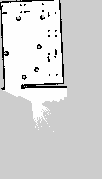
#> input picture navigation_setup/maps/map.pgm, 102 x 179 px, found by its file name
$ python fit_rectangle_in_map.py
#> lines starting #> are read from the running program, lines starting #| are printed output that depends on the picture; after the words box and inside, x2 and y2 are one past the last pixel; in counts of white or black regions, pixels touching at a corner belong together
import cv2
import numpy as np
import itertools
import math
import os

# --- Function to find table leg candidates ---
def find_table_leg_candidates(image_path, config):
    """
    Finds potential table leg locations (small, dark, round-ish blobs)
    in a PGM occupancy map.
    """
    # 1. Load the image in grayscale
    img = cv2.imread(image_path, cv2.IMREAD_GRAYSCALE)
#> img is the input picture: shape (179, 102); min 0, max 254, mean 212.2
    if img is None:
        print(f"Error: Could not load image from {image_path}")
        return [], None

    height, width = img.shape
#> height = 179; width = 102
    print(f"Map dimensions: {width} pixels wide x {height} pixels high")
#| Map dimensions: 102 pixels wide x 179 pixels high

    output_img = cv2.cvtColor(img, cv2.COLOR_GRAY2BGR)

    # 2. Thresholding
    _, binary_img = cv2.threshold(
        img,
        config['occupancy_threshold'],
        255,
        cv2.THRESH_BINARY_INV
    )
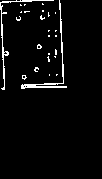
#> binary_img: shape (179, 102); 3.7% white in thin lines or dots, all inside (x1, y1, x2, y2) = (0, 0, 67, 90)

    # 3. Find blobs (contours)
    contours, _ = cv2.findContours(
        binary_img,
        cv2.RETR_EXTERNAL,
        cv2.CHAIN_APPROX_SIMPLE
    )
#> contours = 25 contours, 23 with area under 20; largest, box (x1, y1, x2, y2) and area: (21, 0, 67, 89) 134, (0, 0, 54, 90) 88

    leg_points = []
    # 4. Filter the blobs
    for cnt in contours:
        area = cv2.contourArea(cnt)
        if config['min_area'] < area < config['max_area']:
            perimeter = cv2.arcLength(cnt, True)
            if perimeter == 0:
                continue
            circularity = (4 * np.pi * area) / (perimeter * perimeter)

            if circularity >= config['min_circularity']:
                M = cv2.moments(cnt)
                if M["m00"] != 0:
                    cx = int(M["m10"] / M["m00"])
                    cy = int(M["m01"] / M["m00"])
                    leg_points.append((cx, cy))
#> this loop made 25 passes
#> area on passes 24 to 25: 133.5, 88.5
#> after the loop, leg_points = [(48, 53), (55, 35), (48, 35), (42, 10)]
                    # --- All drawing lines removed from this function ---
                    # cv2.circle(output_img, (cx, cy), 5, (0, 255, 0), -1)
                    # cv2.drawContours(output_img, [cnt], -1, (0, 0, 255), 1)

    return leg_points, output_img


# --- Helper functions for geometry ---
def dist_sq(p1, p2):
    """Calculates the squared Euclidean distance between two points."""
    return (p1[0] - p2[0])**2 + (p1[1] - p2[1])**2

def order_points(pts):
    """Sorts 4 points into a clockwise order for drawing."""
    cx = np.mean([p[0] for p in pts])
    cy = np.mean([p[1] for p in pts])

    def angle_from_centroid(p):
        return math.atan2(p[1] - cy, p[0] - cx)

    return sorted(pts, key=angle_from_centroid)


# --- Function to find rectangles from 4 points ---
def find_rectangles_from_points(points, output_img, config, resolution):
    """
    Finds parallelograms matching dimension constraints from a list of points.
    """
    # Convert real-world meters to squared pixel distances
    min_L_sq = (config['min_len_m'] / resolution)**2
    max_L_sq = (config['max_len_m'] / resolution)**2
    min_B_sq = (config['min_breadth_m'] / resolution)**2
    max_B_sq = (config['max_breadth_m'] / resolution)**2

    found_rectangles = []

    if len(points) < 4:
        return [], output_img

    # Check every combination of 4 points
    for combo in itertools.combinations(points, 4):
        p1, p2, p3, p4 = combo

        # Calculate all 6 pairs and their distances
        pairs = [
            (p1, p2), (p1, p3), (p1, p4),
            (p2, p3), (p2, p4), (p3, p4)
        ]
        dists_sq = [dist_sq(a, b) for (a, b) in pairs]

        # Count matches
        breadth_matches = 0
        length_matches = 0

        for d_sq in dists_sq:
            if (min_B_sq <= d_sq <= max_B_sq):
                breadth_matches += 1
            elif (min_L_sq <= d_sq <= max_L_sq):
                length_matches += 1

        # Check if exactly 2 of each (remaining 2 are diagonals)
        if breadth_matches == 2 and length_matches == 2:
            print("  > Found a 4-point shape (parallelogram).")
            ordered_pts = order_points([p1, p2, p3, p4])
            found_rectangles.append(ordered_pts)

            # Draw the polygon (Yellow)
            pts_array = np.array(ordered_pts, dtype=np.int32).reshape((-1, 1, 2))
            cv2.polylines(output_img, [pts_array], isClosed=True, color=(0, 255, 255), thickness=2)

    return found_rectangles, output_img


# --- Function to find rectangles from 3 points ---
def find_rectangles_from_3_points(points, output_img, config, resolution):
    """
    Finds rectangles by checking 3-point combinations.
    """
    # Convert real-world meters to squared pixel distances
    min_L_sq = (config['min_len_m'] / resolution)**2
    max_L_sq = (config['max_len_m'] / resolution)**2
    min_B_sq = (config['min_breadth_m'] / resolution)**2
    max_B_sq = (config['max_breadth_m'] / resolution)**2
    pythag_tol_sq = config.get('pythag_tolerance_sq', 50.0)

    found_rectangles = []

    if len(points) < 3:
        return [], output_img

    # Check every combination of 3 points
    for combo in itertools.combinations(points, 3):
        p1, p2, p3 = combo

        # Calculate squared distances
        d12_sq = dist_sq(p1, p2)
        d13_sq = dist_sq(p1, p3)
        d23_sq = dist_sq(p2, p3)

        potentials = [
            (p1, p2, p3, d23_sq),  # p1 is corner
            (p2, p1, p3, d13_sq),  # p2 is corner
            (p3, p1, p2, d12_sq)   # p3 is corner
        ]

        for corner, adj1, adj2, hyp_sq in potentials:
            side1_sq = dist_sq(corner, adj1)
            side2_sq = dist_sq(corner, adj2)

            # 1. Check for right angle (Pythagorean theorem)
            if abs(side1_sq + side2_sq - hyp_sq) > pythag_tol_sq:
                continue

            # 2. Check if sides match Length and Breadth
            is_L1 = min_L_sq <= side1_sq <= max_L_sq
            is_B1 = min_B_sq <= side1_sq <= max_B_sq
            is_L2 = min_L_sq <= side2_sq <= max_L_sq
            is_B2 = min_B_sq <= side2_sq <= max_B_sq

            if (is_L1 and is_B2) or (is_B1 and is_L2):
                print("  > Found a 3-point shape (rectangle corner).")

                # Infer the 4th point
                p4_x = adj1[0] + adj2[0] - corner[0]
                p4_y = adj1[1] + adj2[1] - corner[1]
                p4 = (p4_x, p4_y)

                all_points = [corner, adj1, adj2, p4]
                ordered_pts = order_points(all_points)
                found_rectangles.append(ordered_pts)

                # --- Inferred point drawing lines removed ---
                # cv2.circle(output_img, p4, 8, (255, 100, 0), 2)
                # cv2.line(output_img, (p4[0]-5, p4[1]-5), (p4[0]+5, p4[1]+5), (255, 100, 0), 2)
                # cv2.line(output_img, (p4[0]-5, p4[1]+5), (p4[0]+5, p4[1]-5), (255, 100, 0), 2)

                # Draw the full polygon (Magenta)
                pts_array = np.array(ordered_pts, dtype=np.int32).reshape((-1, 1, 2))
                cv2.polylines(output_img, [pts_array], isClosed=True, color=(255, 0, 255), thickness=2)

                break # Found one, break from checking other corners

    return found_rectangles, output_img


# --- Main script execution ---
if __name__ == "__main__":

    # --- CONFIGURATIONS ---

    # Map resolution from your .yaml file (e.g., 0.05 means 1 pixel = 5cm)
    map_config = {
        'resolution': 0.05  # meters per pixel
    }

    # Blob detection parameters (these are still in pixels)
    blob_config = {
        'occupancy_threshold': 100,
        'min_area': 0.9,
        'max_area': 10,
        'min_circularity': 0.6
    }

    # Rectangle search parameters (NOW IN METERS)
    rect_config = {
        'min_len_m': 1.75,     # e.g., 1.8m table +/- 5cm
        'max_len_m': 1.85,
        'min_breadth_m': 1.25, # e.g., 1.3m table +/- 5cm
        'max_breadth_m': 1.35,
        'pythag_tolerance_sq': 50.0
    }

    # --- END CONFIGURATIONS ---

    try:
        # Determine paths
        curr_dir = os.path.dirname(os.path.abspath(__file__))
    except NameError:
        # Fallback for interactive environments (like Jupyter)
        curr_dir = os.getcwd()
        print("Note: `__file__` not found, using current working directory.")

    image_file = os.path.join(curr_dir, "map.pgm")
    output_file = os.path.join(curr_dir, "table_legs_detected_with_rectangles.png")
    print(f"📂 Script directory: {curr_dir}")

    # --- Print calculated pixel values based on resolution ---
    print("\n--- Map & Object Configuration ---")
    print(f"Map Resolution: {map_config['resolution']} m/pixel")

    res = map_config['resolution']
    min_l_px = rect_config['min_len_m'] / res
    max_l_px = rect_config['max_len_m'] / res
    min_b_px = rect_config['min_breadth_m'] / res
    max_b_px = rect_config['max_breadth_m'] / res

    print(f"Target Length: {rect_config['min_len_m']}-{rect_config['max_len_m']} m  ->  ({min_l_px:.1f}-{max_l_px:.1f} pixels)")
    print(f"Target Breadth: {rect_config['min_breadth_m']}-{rect_config['max_breadth_m']} m ->  ({min_b_px:.1f}-{max_b_px:.1f} pixels)")
    # --- End print ---

    try:
        # Stage 1: Find leg candidates
        points, visual_img = find_table_leg_candidates(image_file, blob_config)
#> points = [(48, 53), (55, 35), (48, 35), (42, 10)]

        if visual_img is None:
            raise Exception("Image loading failed.")

        print(f"\n--- Found {len(points)} potential table leg candidates ---")
#| --- Found 4 potential table leg candidates ---
        if points:

            # --- Stage 2a: Find rectangles from 4 candidates ---
            print("\n--- STAGE 2a: Checking 4-point combinations (Parallelograms) ---")
            rects_4, visual_img_with_rects = find_rectangles_from_points(
                points,
                visual_img,
                rect_config,
                map_config['resolution']
            )
#> the loop in find_rectangles_from_points, `for combo in itertools.combinations(points, 4):` made 1 pass
#> (p1, p2, p3, p4, dists_sq) on pass 1: ((48, 53), (55, 35), (48, 35), (42, 10), [373, 324, 1885, 49, 794, 661])
#> after the loop in find_rectangles_from_points, `for combo in itertools.combinations(points, 4):`: found_rectangles = []
#> rects_4 = []

            # --- Stage 2b: Find rectangles from 3 candidates (Inferring 4th) ---
            print("\n--- STAGE 2b: Checking 3-point combinations (Right-Angle Rectangles) ---")
            rects_3, visual_img_with_rects = find_rectangles_from_3_points(
                points,
                visual_img_with_rects,
                rect_config,
                map_config['resolution']
            )
#> the loop in find_rectangles_from_3_points, `for combo in itertools.combinations(points, 3):` made 4 passes
#> (p1, p2, p3, d12_sq, d13_sq, d23_sq) on passes 1 to 4: ((48, 53), (55, 35), (48, 35), 373, 324, 49), ((48, 53), (55, 35), (42, 10), 373, 1885, 794), ((48, 53), (48, 35), (42, 10), 324, 1885, 661), ((55, 35), (48, 35), (42, 10), 49, 794, 661)
#> rects_3 = []

            total_rectangles = rects_4 + rects_3
#> total_rectangles = []
            print(f"\n--- Found {len(total_rectangles)} total shapes ---")
#| --- Found 0 total shapes ---

            cv2.imwrite(output_file, visual_img_with_rects)
            print(f"\n✅ Saved visualization with rectangle lines to {output_file}")

        else:
            print("\nNo leg candidates found, so no shapes to fit.")
            cv2.imwrite(output_file, visual_img)
            print(f"\n✅ Saved visualization (no legs found) to {output_file}")

    except FileNotFoundError:
        print(f"\nError: The file '{image_file}' was not found.")
        print("Please ensure 'map.pgm' is in the same directory as the script.")
    except Exception as e:
        print(f"\nAn error occurred: {e}")
